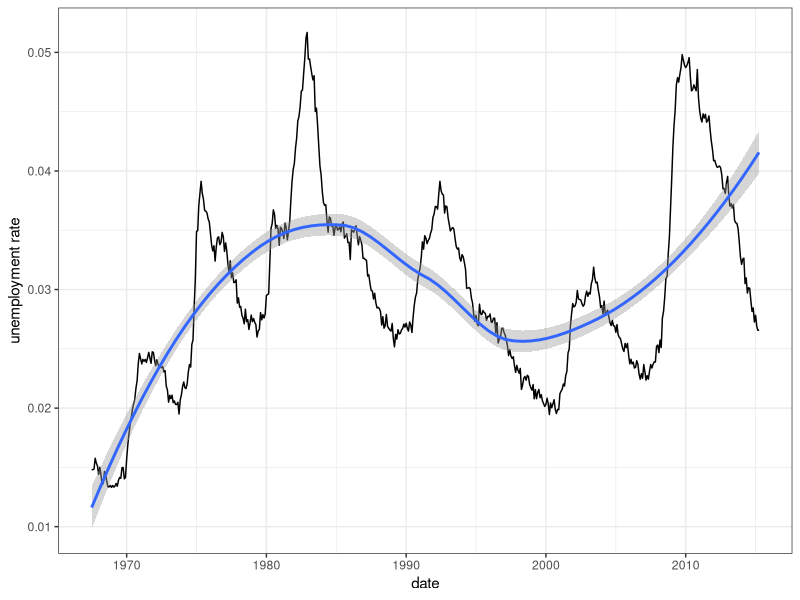
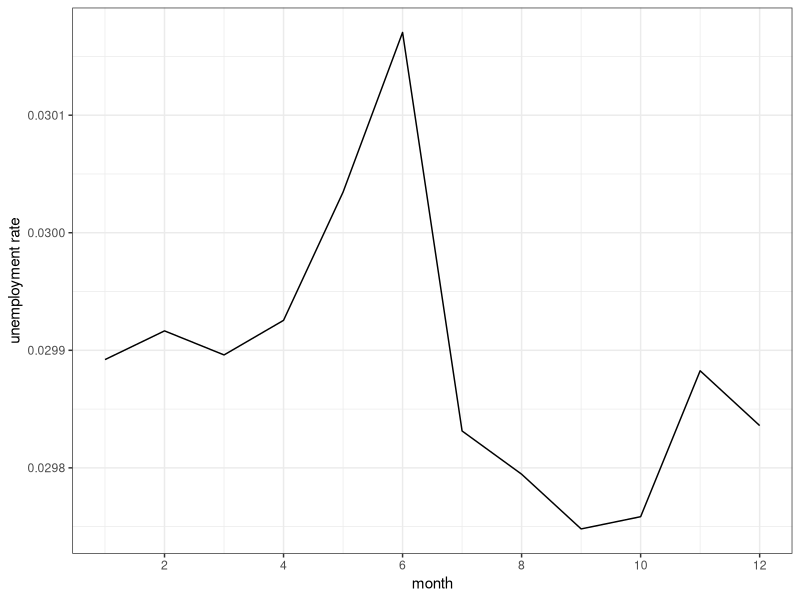

R code for these plots, in order:
## ---- chunk 1
    library(lubridate)
    library(dplyr)
    library(ggplot2)
    
    dat <- mutate(economics, unemployrate = unemploy / pop, date = ymd(date), month = month(date))
    
    ggplot(dat, aes(x = date, y = unemployrate)) +
      geom_line() +
      stat_smooth() +
      labs(y = "unemployment rate") +
      theme_bw()
    
    group_by(dat, month) %>%
      summarise(unemployrate = mean(unemployrate)) %>%
      ggplot(aes(x = month, y = unemployrate)) +
      geom_line() +
      labs(y = "unemployment rate") +
      scale_x_continuous(breaks = scales::pretty_breaks()) +
      theme_bw()
